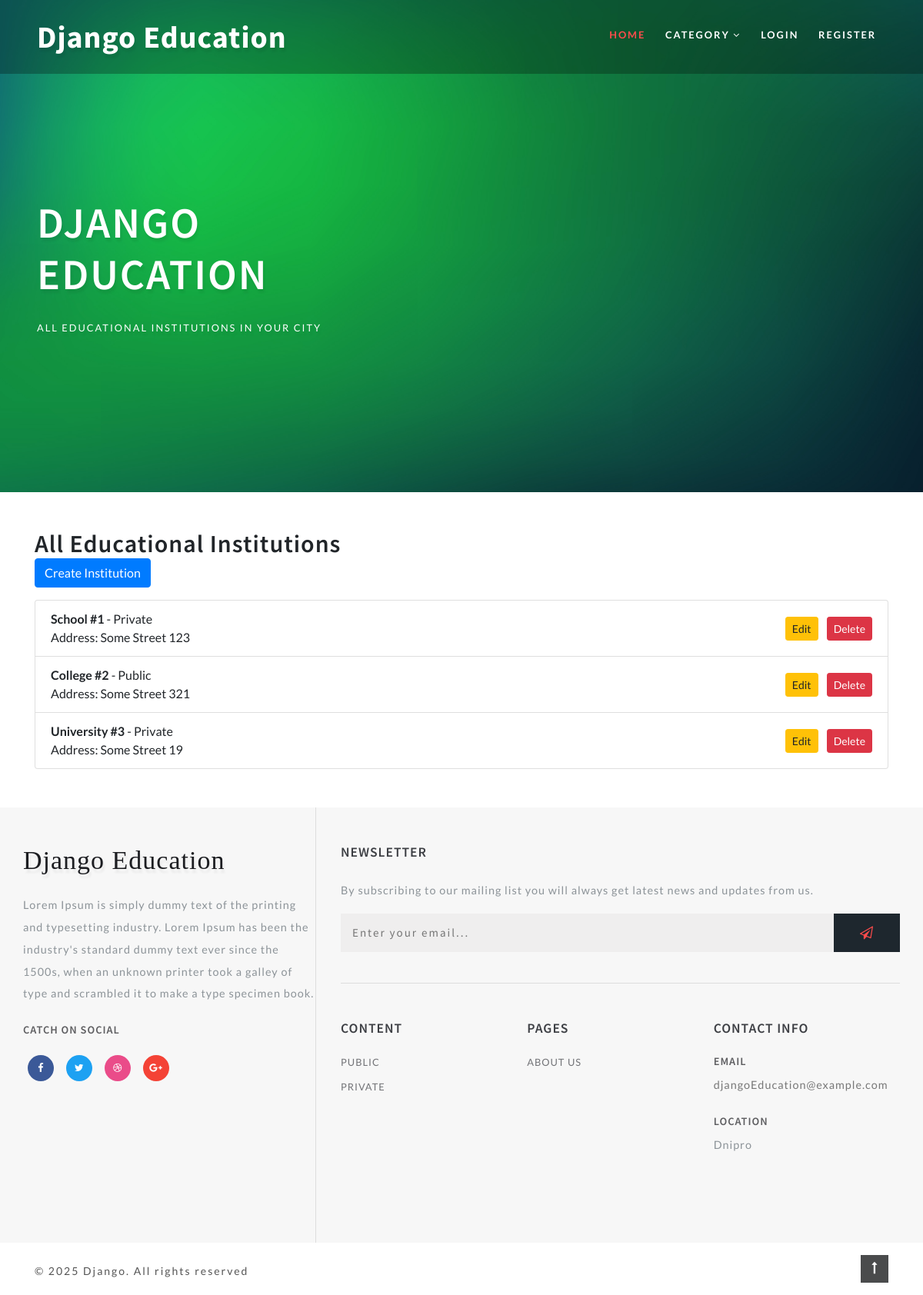
The app's page /crud-panel/ with its own data.
### institutions/models.py (models this page shows, shortened)
class EducationalInstitution(models.Model):
    name = models.CharField("Name", max_length=150)
    street = models.CharField("Street", max_length=200, default='')
    types = models.ManyToManyField(Types, verbose_name="types")
    category = models.ForeignKey(Category, verbose_name="category", on_delete=models.SET_NULL, null=True)
    mainPhoto = models.ImageField("Photo", upload_to="education_main_photo/")
    description = models.TextField("Description")
    url = models.SlugField(max_length=160, unique=True)
    draft = models.BooleanField("Draft Field", default=False)
    class Meta:
        verbose_name = "Education Institution"
        verbose_name_plural = "Education Institutions"

class Category(models.Model):
    name = models.CharField("Category", max_length=150)
    description = models.TextField("Description")
    url = models.SlugField(max_length=160, unique=True)
    class Meta:
        verbose_name = "Category"
        verbose_name_plural = "Category"

### institutions/views.py (the view)
# urls.py: path("", RecordListView.as_view(), name="crud_list"),  # Список заведений
class RecordListView(ListView):
    model = EducationalInstitution
    template_name = "education/record_list.html"
    context_object_name = "records"
    def get_queryset(self):
        return EducationalInstitution.objects.all()

### institutions/templatetags/institution_tags.py (called while the page is built)
@register.simple_tag()
def get_categories():
    return Category.objects.all()

### templates/education/record_list.html (shortened to what this page needs)
{% extends 'education/base.html' %}
{% block content %}
<div class="container mt-5" style="margin-bottom: 50px;">
    <h2>All Educational Institutions</h2>
    <a href="{% url 'crud_create' %}" class="btn btn-primary mb-3">Create Institution</a>
    {% if records %}
        <ul class="list-group">
            {% for record in records %}
                <li class="list-group-item d-flex justify-content-between align-items-center">
                    <div>
                        <strong>{{ record.name }}</strong> - {{ record.category.name }}
                        <br>
                        Address: {{ record.street }}
                    </div>
                    <div>
                        <a href="{% url 'crud_update' record.id %}" class="btn btn-warning btn-sm mx-2">Edit</a>
                        <a href="{% url 'crud_delete' record.id %}" class="btn btn-danger btn-sm">Delete</a>
                    </div>
                </li>
            {% endfor %}
        </ul>
    {% else %}
        <p>No institutions found.</p>
    {% endif %}
</div>
{% endblock content %}

### templates/education/base.html (shortened to what this page needs)
{% extends 'base.html' %}

### templates/base.html (shortened to what this page needs)
<!DOCTYPE html>
{% load static %}
<html lang="ru">
<head>
    <link rel="stylesheet" href="{% static 'css/bootstrap.css' %}">
    <link rel="stylesheet" href="{% static 'css/style.css' %}" type="text/css" media="all">
    <link href="{% static 'css/font-awesome.css' %}" rel="stylesheet">
</head>
<body>
    <div id="page" class="page">
        <div class="main-banner bg {% block header %} {% endblock header %}" id="home">
            {% include 'include/header.html' %}
        </div>
        {% block content %}
        {% endblock content %}
        {% include 'include/footer.html' %}
    </div>
</body>
</html>

### templates/include/header.html (shortened to what this page needs)
{% load institution_tags %}
            <header class="header">
                <div class="container-fluid px-lg-5">
                    <nav class="py-4">
                        <div id="logo">
                            <h1> <a href="/" class="editContent" style="outline: none; outline-offset: -2px; cursor: inherit; color: rgb(255, 255, 255); font-size: 40px; background-color: rgba(0, 0, 0, 0); font-family: 'Source Sans Pro', sans-serif;">Django Education</a></h1>
                        </div>
                        <ul class="menu mt-2">
                            <li class="active"><a href="/">Home</a></li>
                            <li>
                                <a href="#">Category <span class="fa fa-angle-down" aria-hidden="true"></span></a>
                            </li>
                            {% if user.is_authenticated %}
                                <li><a href="{% url 'profile' %}">Profile ({{ user.username }})</a></li>
                            {% else %}
                                <li><a href="{% url 'login' %}">Login</a></li>
                                <li><a href="{% url 'register' %}">Register</a></li>
                            {% endif %}
                        </ul>
                    </nav>
                </div>
            </header>
            <div class="banner-info">
                <h3 class="mb-4 editContent">Django Education</h3>
                <p class="editContent" >All Educational Institutions in your city</p>
            </div>

### templates/include/footer.html
 {% load institution_tags %}
        <footer class="editContent">
            <div class="container">
                <div class="row footer-top">
                    <div class="col-lg-4 footer-grid_section_w3layouts">
                        <h2 class="logo-2 mb-lg-4 mb-3">
                            <a href="index.html" class="editContent">
                                <span class="fa" aria-hidden="true" >
                                    Django Education
                                </span>
                            </a>
                        </h2>
                        <p class="editContent" >
                            Lorem Ipsum is simply dummy text of the printing and typesetting industry.
                            Lorem Ipsum has been the industry's standard dummy text ever since the 1500s,
                            when an unknown printer took a galley of type and scrambled it to make a type specimen book.
                        </p>
                        <h4 class="sub-con-fo ad-info my-4 editContent" >Catch on Social</h4>
                        <ul class="w3layouts_social_list media-soc list-unstyled">
                            <li>
                                <a href="#" class="w3pvt_facebook editContent" >
                                    <span class="fa fa-facebook-f" ></span>
                                </a>
                            </li>
                            <li>
                                <a href="#" class="w3pvt_twitter editContent" >
                                    <span class="fa fa-twitter" ></span>
                                </a>
                            </li>
                            <li>
                                <a href="#" class="w3pvt_dribble editContent" >
                                    <span class="fa fa-dribbble" ></span>
                                </a>
                            </li>
                            <li>
                                <a href="#" class="w3pvt_google editContent" >
                                    <span class="fa fa-google-plus" ></span>
                                </a>
                            </li>
                        </ul>
                    </div>
                    <div class="col-lg-8 footer-right">
                        <div class="w3layouts-news-letter">
                            <h3 class="footer-title text-uppercase editContent mb-lg-4 mb-3" >Newsletter</h3>
                            <p class="editContent" >By subscribing to our mailing list you will always get latest news and updates from us.</p>
                            <form action="#" method="post" class="w3layouts-newsletter">
                                <input type="email" name="Email" class="editContent" placeholder="Enter your email..." required="" >
                                <button class="btn1 btn" ><span class="fa fa-paper-plane-o" aria-hidden="true" ></span></button>
                            </form>
                        </div>
                        <div class="row mt-lg-4 bottom-w3layouts-sec-nav mx-0">
                            <div class="col-md-4 footer-grid_section_w3layouts">
                                <h3 class="footer-title text-uppercase editContent mb-lg-4 mb-3" >Content</h3>
                                <ul class="list-unstyled w3layouts-icons">
                                   {% get_categories as categories %}
                                    {% for category in categories %}
                                        <li><a href="/">{{ category.name }}</a></li>
                                    {% endfor %}
                                </ul>
                            </div>
                            <div class="col-md-4 footer-grid_section_w3layouts">
                                <div class="agileinfo_social_icons">
                                    <h3 class="footer-title text-uppercase editContent mb-lg-4 mb-3" >Pages</h3>
                                    <ul class="list-unstyled w3layouts-icons">
                                        <li>
                                            <a href="#" class="editContent" >About Us</a>
                                        </li>
                                    </ul>
                                </div>
                            </div>
                            <div class="col-md-4 footer-grid_section_w3layouts my-md-0 my-5">
                                <h3 class="footer-title text-uppercase text-wh mb-lg-4 mb-3 editContent" >Contact Info</h3>
                                <div class="contact-info">
                                    <div class="footer-address-inf my-4">
                                        <h4 class="ad-info mb-2 editContent" >Email </h4>
                                        <p class="editContent" ><a href="mailto:info@example.com">djangoEducation@example.com</a></p>
                                    </div>
                                    <div class="footer-address-inf">
                                        <h4 class="ad-info mb-2 editContent" >Location</h4>
                                        <p class="editContent" >Dnipro</p>
                                    </div>
                                </div>
                            </div>
                        </div>
                    </div>
                </div>
            </div>
        </footer>
        <div class="cpy-right py-3">
            <div class="container">
                <div class="row">
                    <p class="col-md-10 text-left">© 2025 Django. All rights reserved
                    </p>
                    <a href="#home" class="move-top text-right col-md-2"><span class="fa fa-long-arrow-up" aria-hidden="true" ></span></a>
                </div>
            </div>
        </div>

### records on screen
EducationalInstitution: name "School #1", category.name "Private", street "Some Street 123"
EducationalInstitution: name "College #2", category.name "Public", street "Some Street 321"
EducationalInstitution: name "University #3", category.name "Private", street "Some Street 19"
Category: name "PUBLIC"
Category: name "PRIVATE"
